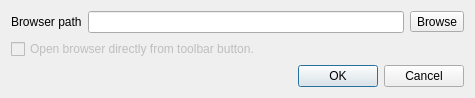
<?xml version="1.0" encoding="UTF-8"?>
<ui version="4.0">
 <class>SettingsDialog</class>
 <widget class="QDialog" name="SettingsDialog">
  <property name="geometry">
   <rect>
    <x>0</x>
    <y>0</y>
    <width>475</width>
    <height>93</height>
   </rect>
  </property>
  <property name="windowTitle">
   <string>Settings</string>
  </property>
  <layout class="QGridLayout" name="gridLayout">
   <item row="2" column="0">
    <widget class="QDialogButtonBox" name="buttonBox">
     <property name="orientation">
      <enum>Qt::Horizontal</enum>
     </property>
     <property name="standardButtons">
      <set>QDialogButtonBox::Cancel|QDialogButtonBox::Ok</set>
     </property>
    </widget>
   </item>
   <item row="0" column="0">
    <layout class="QVBoxLayout" name="verticalLayout">
     <item>
      <layout class="QHBoxLayout" name="horizontalLayout">
       <item>
        <widget class="QLabel" name="label">
         <property name="text">
          <string>Browser path</string>
         </property>
        </widget>
       </item>
       <item>
        <widget class="QLineEdit" name="lineEdit_BrowserPath"/>
       </item>
       <item>
        <widget class="QToolButton" name="toolButton_Browse">
         <property name="text">
          <string>Browse</string>
         </property>
        </widget>
       </item>
      </layout>
     </item>
     <item>
      <widget class="QCheckBox" name="checkBox_directMode">
       <property name="enabled">
        <bool>false</bool>
       </property>
       <property name="text">
        <string>Open browser directly from toolbar button.</string>
       </property>
      </widget>
     </item>
    </layout>
   </item>
  </layout>
 </widget>
 <resources/>
 <connections>
  <connection>
   <sender>buttonBox</sender>
   <signal>accepted()</signal>
   <receiver>SettingsDialog</receiver>
   <slot>accept()</slot>
   <hints>
    <hint type="sourcelabel">
     <x>248</x>
     <y>254</y>
    </hint>
    <hint type="destinationlabel">
     <x>157</x>
     <y>274</y>
    </hint>
   </hints>
  </connection>
  <connection>
   <sender>buttonBox</sender>
   <signal>rejected()</signal>
   <receiver>SettingsDialog</receiver>
   <slot>reject()</slot>
   <hints>
    <hint type="sourcelabel">
     <x>316</x>
     <y>260</y>
    </hint>
    <hint type="destinationlabel">
     <x>286</x>
     <y>274</y>
    </hint>
   </hints>
  </connection>
 </connections>
</ui>
